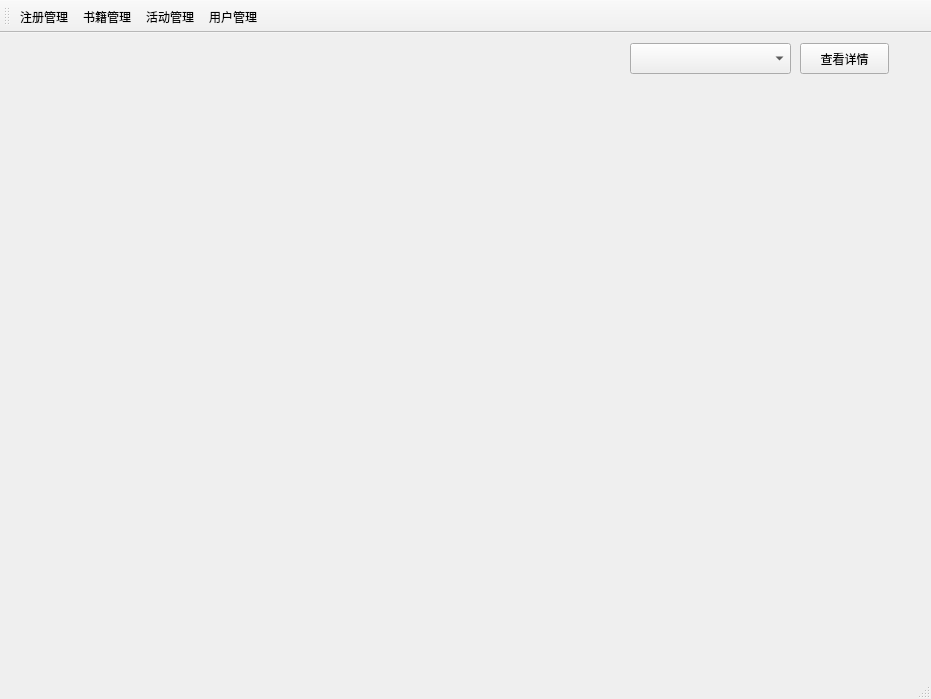
<?xml version="1.0" encoding="UTF-8"?>
<ui version="4.0">
 <class>RA_MainWindow_Admin</class>
 <widget class="QMainWindow" name="RA_MainWindow_Admin">
  <property name="geometry">
   <rect>
    <x>0</x>
    <y>0</y>
    <width>931</width>
    <height>699</height>
   </rect>
  </property>
  <property name="windowTitle">
   <string>MainWindow</string>
  </property>
  <widget class="QWidget" name="centralwidget">
   <widget class="QWidget" name="gridLayoutWidget_3">
    <property name="geometry">
     <rect>
      <x>20</x>
      <y>320</y>
      <width>201</width>
      <height>21</height>
     </rect>
    </property>
    <layout class="QGridLayout" name="gridLayout_3">
     <item row="0" column="0">
      <widget class="QLabel" name="label_1_3">
       <property name="text">
        <string/>
       </property>
      </widget>
     </item>
    </layout>
   </widget>
   <widget class="QWidget" name="gridLayoutWidget">
    <property name="geometry">
     <rect>
      <x>20</x>
      <y>49</y>
      <width>201</width>
      <height>251</height>
     </rect>
    </property>
    <layout class="QGridLayout" name="gridLayout">
     <item row="0" column="0">
      <widget class="QLabel" name="label_1_1">
       <property name="text">
        <string/>
       </property>
      </widget>
     </item>
    </layout>
   </widget>
   <widget class="QWidget" name="gridLayoutWidget_2">
    <property name="geometry">
     <rect>
      <x>20</x>
      <y>300</y>
      <width>201</width>
      <height>21</height>
     </rect>
    </property>
    <layout class="QGridLayout" name="gridLayout_2">
     <item row="0" column="0">
      <widget class="QLabel" name="label_1_2">
       <property name="text">
        <string/>
       </property>
      </widget>
     </item>
    </layout>
   </widget>
   <widget class="QWidget" name="gridLayoutWidget_5">
    <property name="geometry">
     <rect>
      <x>250</x>
      <y>300</y>
      <width>201</width>
      <height>21</height>
     </rect>
    </property>
    <layout class="QGridLayout" name="gridLayout_5">
     <item row="0" column="0">
      <widget class="QLabel" name="label_2_2">
       <property name="text">
        <string/>
       </property>
      </widget>
     </item>
    </layout>
   </widget>
   <widget class="QWidget" name="gridLayoutWidget_6">
    <property name="geometry">
     <rect>
      <x>250</x>
      <y>320</y>
      <width>201</width>
      <height>21</height>
     </rect>
    </property>
    <layout class="QGridLayout" name="gridLayout_6">
     <item row="0" column="0">
      <widget class="QLabel" name="label_2_3">
       <property name="text">
        <string/>
       </property>
      </widget>
     </item>
    </layout>
   </widget>
   <widget class="QWidget" name="gridLayoutWidget_7">
    <property name="geometry">
     <rect>
      <x>480</x>
      <y>50</y>
      <width>201</width>
      <height>251</height>
     </rect>
    </property>
    <layout class="QGridLayout" name="gridLayout_7">
     <item row="0" column="0">
      <widget class="QLabel" name="label_3_1">
       <property name="text">
        <string/>
       </property>
      </widget>
     </item>
    </layout>
   </widget>
   <widget class="QWidget" name="gridLayoutWidget_8">
    <property name="geometry">
     <rect>
      <x>480</x>
      <y>300</y>
      <width>201</width>
      <height>21</height>
     </rect>
    </property>
    <layout class="QGridLayout" name="gridLayout_8">
     <item row="0" column="0">
      <widget class="QLabel" name="label_3_2">
       <property name="text">
        <string/>
       </property>
      </widget>
     </item>
    </layout>
   </widget>
   <widget class="QWidget" name="gridLayoutWidget_4">
    <property name="geometry">
     <rect>
      <x>250</x>
      <y>50</y>
      <width>201</width>
      <height>251</height>
     </rect>
    </property>
    <layout class="QGridLayout" name="gridLayout_4">
     <item row="0" column="0">
      <widget class="QLabel" name="label_2_1">
       <property name="text">
        <string/>
       </property>
      </widget>
     </item>
    </layout>
   </widget>
   <widget class="QWidget" name="gridLayoutWidget_9">
    <property name="geometry">
     <rect>
      <x>480</x>
      <y>320</y>
      <width>201</width>
      <height>21</height>
     </rect>
    </property>
    <layout class="QGridLayout" name="gridLayout_9">
     <item row="0" column="0">
      <widget class="QLabel" name="label_3_3">
       <property name="text">
        <string/>
       </property>
      </widget>
     </item>
    </layout>
   </widget>
   <widget class="QWidget" name="gridLayoutWidget_11">
    <property name="geometry">
     <rect>
      <x>710</x>
      <y>300</y>
      <width>201</width>
      <height>21</height>
     </rect>
    </property>
    <layout class="QGridLayout" name="gridLayout_11">
     <item row="0" column="0">
      <widget class="QLabel" name="label_4_2">
       <property name="text">
        <string/>
       </property>
      </widget>
     </item>
    </layout>
   </widget>
   <widget class="QWidget" name="gridLayoutWidget_12">
    <property name="geometry">
     <rect>
      <x>710</x>
      <y>320</y>
      <width>201</width>
      <height>21</height>
     </rect>
    </property>
    <layout class="QGridLayout" name="gridLayout_12">
     <item row="0" column="0">
      <widget class="QLabel" name="label_4_3">
       <property name="text">
        <string/>
       </property>
      </widget>
     </item>
    </layout>
   </widget>
   <widget class="QWidget" name="gridLayoutWidget_10">
    <property name="geometry">
     <rect>
      <x>710</x>
      <y>50</y>
      <width>201</width>
      <height>251</height>
     </rect>
    </property>
    <layout class="QGridLayout" name="gridLayout_10">
     <item row="0" column="0">
      <widget class="QLabel" name="label_4_1">
       <property name="text">
        <string/>
       </property>
      </widget>
     </item>
    </layout>
   </widget>
   <widget class="QWidget" name="gridLayoutWidget_15">
    <property name="geometry">
     <rect>
      <x>20</x>
      <y>630</y>
      <width>201</width>
      <height>21</height>
     </rect>
    </property>
    <layout class="QGridLayout" name="gridLayout_15">
     <item row="0" column="0">
      <widget class="QLabel" name="label_5_3">
       <property name="text">
        <string/>
       </property>
      </widget>
     </item>
    </layout>
   </widget>
   <widget class="QWidget" name="gridLayoutWidget_17">
    <property name="geometry">
     <rect>
      <x>250</x>
      <y>610</y>
      <width>201</width>
      <height>21</height>
     </rect>
    </property>
    <layout class="QGridLayout" name="gridLayout_17">
     <item row="0" column="0">
      <widget class="QLabel" name="label_6_2">
       <property name="text">
        <string/>
       </property>
      </widget>
     </item>
    </layout>
   </widget>
   <widget class="QWidget" name="gridLayoutWidget_14">
    <property name="geometry">
     <rect>
      <x>20</x>
      <y>610</y>
      <width>201</width>
      <height>21</height>
     </rect>
    </property>
    <layout class="QGridLayout" name="gridLayout_14">
     <item row="1" column="0">
      <widget class="QLabel" name="label_5_2">
       <property name="text">
        <string/>
       </property>
      </widget>
     </item>
    </layout>
   </widget>
   <widget class="QWidget" name="gridLayoutWidget_16">
    <property name="geometry">
     <rect>
      <x>250</x>
      <y>360</y>
      <width>201</width>
      <height>251</height>
     </rect>
    </property>
    <layout class="QGridLayout" name="gridLayout_16">
     <item row="0" column="0">
      <widget class="QLabel" name="label_6_1">
       <property name="text">
        <string/>
       </property>
      </widget>
     </item>
    </layout>
   </widget>
   <widget class="QWidget" name="gridLayoutWidget_13">
    <property name="geometry">
     <rect>
      <x>20</x>
      <y>360</y>
      <width>201</width>
      <height>251</height>
     </rect>
    </property>
    <layout class="QGridLayout" name="gridLayout_13">
     <item row="0" column="0">
      <widget class="QLabel" name="label_5_1">
       <property name="text">
        <string/>
       </property>
      </widget>
     </item>
    </layout>
   </widget>
   <widget class="QWidget" name="gridLayoutWidget_18">
    <property name="geometry">
     <rect>
      <x>250</x>
      <y>630</y>
      <width>201</width>
      <height>21</height>
     </rect>
    </property>
    <layout class="QGridLayout" name="gridLayout_18">
     <item row="0" column="0">
      <widget class="QLabel" name="label_6_3">
       <property name="text">
        <string/>
       </property>
      </widget>
     </item>
    </layout>
   </widget>
   <widget class="QWidget" name="gridLayoutWidget_22">
    <property name="geometry">
     <rect>
      <x>710</x>
      <y>360</y>
      <width>201</width>
      <height>251</height>
     </rect>
    </property>
    <layout class="QGridLayout" name="gridLayout_22">
     <item row="0" column="0">
      <widget class="QLabel" name="label_8_1">
       <property name="text">
        <string/>
       </property>
      </widget>
     </item>
    </layout>
   </widget>
   <widget class="QWidget" name="gridLayoutWidget_24">
    <property name="geometry">
     <rect>
      <x>710</x>
      <y>630</y>
      <width>201</width>
      <height>21</height>
     </rect>
    </property>
    <layout class="QGridLayout" name="gridLayout_24">
     <item row="0" column="0">
      <widget class="QLabel" name="label_8_3">
       <property name="text">
        <string/>
       </property>
      </widget>
     </item>
    </layout>
   </widget>
   <widget class="QWidget" name="gridLayoutWidget_19">
    <property name="geometry">
     <rect>
      <x>480</x>
      <y>360</y>
      <width>201</width>
      <height>251</height>
     </rect>
    </property>
    <layout class="QGridLayout" name="gridLayout_19">
     <item row="0" column="0">
      <widget class="QLabel" name="label_7_1">
       <property name="text">
        <string/>
       </property>
      </widget>
     </item>
    </layout>
   </widget>
   <widget class="QWidget" name="gridLayoutWidget_21">
    <property name="geometry">
     <rect>
      <x>480</x>
      <y>630</y>
      <width>201</width>
      <height>21</height>
     </rect>
    </property>
    <layout class="QGridLayout" name="gridLayout_21">
     <item row="0" column="0">
      <widget class="QLabel" name="label_7_3">
       <property name="text">
        <string/>
       </property>
      </widget>
     </item>
    </layout>
   </widget>
   <widget class="QWidget" name="gridLayoutWidget_20">
    <property name="geometry">
     <rect>
      <x>480</x>
      <y>610</y>
      <width>201</width>
      <height>21</height>
     </rect>
    </property>
    <layout class="QGridLayout" name="gridLayout_20">
     <item row="0" column="0">
      <widget class="QLabel" name="label_7_2">
       <property name="text">
        <string/>
       </property>
      </widget>
     </item>
    </layout>
   </widget>
   <widget class="QWidget" name="gridLayoutWidget_23">
    <property name="geometry">
     <rect>
      <x>710</x>
      <y>610</y>
      <width>201</width>
      <height>21</height>
     </rect>
    </property>
    <layout class="QGridLayout" name="gridLayout_23">
     <item row="0" column="0">
      <widget class="QLabel" name="label_8_2">
       <property name="text">
        <string/>
       </property>
      </widget>
     </item>
    </layout>
   </widget>
   <widget class="QComboBox" name="comboBox">
    <property name="geometry">
     <rect>
      <x>630</x>
      <y>10</y>
      <width>161</width>
      <height>31</height>
     </rect>
    </property>
   </widget>
   <widget class="QPushButton" name="pushButton">
    <property name="geometry">
     <rect>
      <x>800</x>
      <y>10</y>
      <width>89</width>
      <height>31</height>
     </rect>
    </property>
    <property name="text">
     <string>查看详情</string>
    </property>
   </widget>
  </widget>
  <widget class="QStatusBar" name="statusbar"/>
  <widget class="QToolBar" name="toolBar">
   <property name="windowTitle">
    <string>toolBar</string>
   </property>
   <attribute name="toolBarArea">
    <enum>TopToolBarArea</enum>
   </attribute>
   <attribute name="toolBarBreak">
    <bool>false</bool>
   </attribute>
   <addaction name="actionRegMan"/>
   <addaction name="actionBookMan"/>
   <addaction name="actionActivityMan"/>
   <addaction name="actionUserMan"/>
  </widget>
  <action name="actionRegMan">
   <property name="text">
    <string>注册管理</string>
   </property>
  </action>
  <action name="actionBookMan">
   <property name="text">
    <string>书籍管理</string>
   </property>
  </action>
  <action name="actionActivityMan">
   <property name="text">
    <string>活动管理</string>
   </property>
  </action>
  <action name="actionUserMan">
   <property name="text">
    <string>用户管理</string>
   </property>
  </action>
 </widget>
 <resources/>
 <connections/>
</ui>
